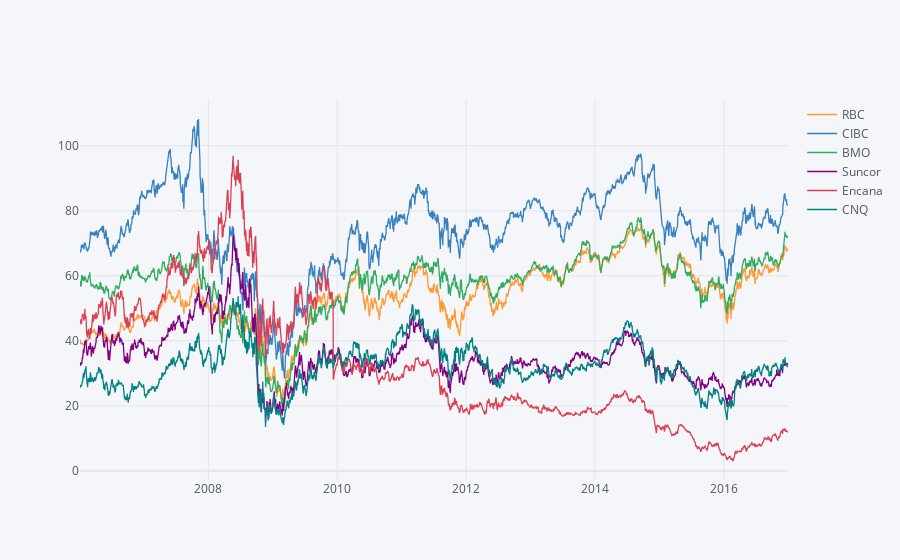

Notebook source saved alongside this figure:
### Code cell
bo.xs(key='Close',axis=1,level='Stock').iplot()

### Figure 1 — Plotly figure (JSON) as saved in the notebook; plotly's stock layout.template omitted (floating-point values rounded to 4 significant figures; data arrays with more than 128 entries replaced by an {"elided": "..."} marker saying what was removed)
{"data": [{"line": {"color": "rgba(255, 153, 51, 1.0)", "dash": "solid", "shape": "linear", "width": 1.3}, "mode": "lines", "name": "RBC", "text": "", "type": "scatter", "x": {"elided": "2769 str values"}, "y": {"elided": "2769 float values"}}, {"line": {"color": "rgba(55, 128, 191, 1.0)", "dash": "solid", "shape": "linear", "width": 1.3}, "mode": "lines", "name": "CIBC", "text": "", "type": "scatter", "x": {"elided": "2769 str values"}, "y": {"elided": "2769 float values"}}, {"line": {"color": "rgba(50, 171, 96, 1.0)", "dash": "solid", "shape": "linear", "width": 1.3}, "mode": "lines", "name": "BMO", "text": "", "type": "scatter", "x": {"elided": "2769 str values"}, "y": {"elided": "2769 float values"}}, {"line": {"color": "rgba(128, 0, 128, 1.0)", "dash": "solid", "shape": "linear", "width": 1.3}, "mode": "lines", "name": "Suncor", "text": "", "type": "scatter", "x": {"elided": "2769 str values"}, "y": {"elided": "2769 float values"}}, {"line": {"color": "rgba(219, 64, 82, 1.0)", "dash": "solid", "shape": "linear", "width": 1.3}, "mode": "lines", "name": "Encana", "text": "", "type": "scatter", "x": {"elided": "2769 str values"}, "y": {"elided": "2769 float values"}}, {"line": {"color": "rgba(0, 128, 128, 1.0)", "dash": "solid", "shape": "linear", "width": 1.3}, "mode": "lines", "name": "CNQ", "text": "", "type": "scatter", "x": {"elided": "2769 str values"}, "y": {"elided": "2769 float values"}}], "layout": {"legend": {"bgcolor": "#F5F6F9", "font": {"color": "#4D5663"}}, "paper_bgcolor": "#F5F6F9", "plot_bgcolor": "#F5F6F9", "title": {"font": {"color": "#4D5663"}}, "xaxis": {"gridcolor": "#E1E5ED", "showgrid": true, "tickfont": {"color": "#4D5663"}, "title": {"font": {"color": "#4D5663"}, "text": ""}, "zerolinecolor": "#E1E5ED"}, "yaxis": {"gridcolor": "#E1E5ED", "showgrid": true, "tickfont": {"color": "#4D5663"}, "title": {"font": {"color": "#4D5663"}, "text": ""}, "zerolinecolor": "#E1E5ED"}}}
